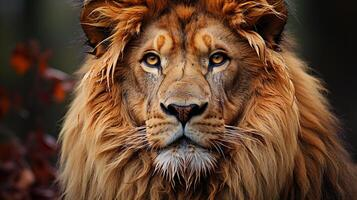
#> input picture images/lion.jpg, 357 x 200 px
$ jupyter execute Thresholding.ipynb
#> lines starting #> are read from the running program, lines starting #| are printed output that depends on the picture; after the words box and inside, x2 and y2 are one past the last pixel; in counts of white or black regions, pixels touching at a corner belong together
[cell 1]
import cv2 as cv

[cell 2]
# simple thresholding
img = cv.imread("images/lion.jpg")
#> img is the input picture: shape (200, 357, 3); mean B, G, R 46.3, 67.3, 98
img = cv.cvtColor(img,cv.COLOR_BGR2GRAY)
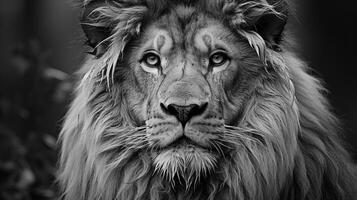
#> img: shape (200, 357); min 0, max 237, mean 74.1

ret, thresh1 = cv.threshold(img,127,255,cv.THRESH_BINARY)
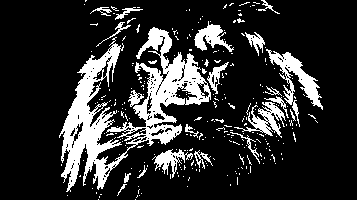
#> thresh1: shape (200, 357); 18% white; 271 white regions (248 under 20 px), largest, box (x1, y1, x2, y2) and area: (59, 27, 211, 192) 7844, (266, 49, 323, 127) 1118, (234, 102, 286, 138) 656
cv.imshow("Binary Thres",thresh1)

ret,thresh2 = cv.threshold(img,127,255,cv.THRESH_BINARY_INV)
cv.imshow("Binary Inverse",img)

ret,thresh3 = cv.threshold(img,127,255,cv.THRESH_TRUNC)
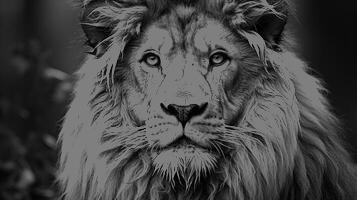
#> thresh3: shape (200, 357); min 0, max 127, mean 69.2
cv.imshow("Trunc",thresh3)

ret,thresh4 = cv.threshold(img,127,255,cv.THRESH_TOZERO)
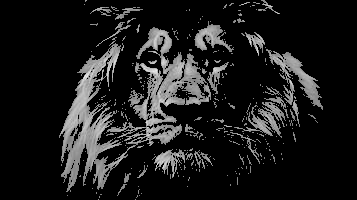
#> thresh4: shape (200, 357); min 0, max 237, mean 27.7
cv.imshow("ToZero",thresh4)

ret,thresh5 = cv.threshold(img,127,255,cv.THRESH_TOZERO_INV)
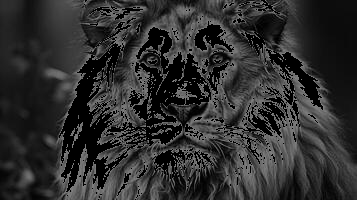
#> thresh5: shape (200, 357); min 0, max 127, mean 46.4
cv.imshow("ToZero Inverse",thresh5)

cv.imshow("Original",img)
cv.waitKey(0)

[cell 3]
# Adaptive Thresholding
img = cv.imread("images/lion.jpg")
img = cv.cvtColor(img,cv.COLOR_BGR2GRAY)

ret,th1 = cv.threshold(img,127,255,cv.THRESH_BINARY)
cv.imshow("Binary",th1)

th2 = cv.adaptiveThreshold(img,255,cv.ADAPTIVE_THRESH_MEAN_C,\
            cv.THRESH_BINARY,11,2)
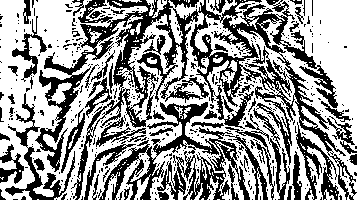
#> th2: shape (200, 357); 59.4% white; 452 black regions (394 under 20 px), largest, box (x1, y1, x2, y2) and area: (35, 0, 357, 200) 14105, (99, 102, 250, 200) 4411, (5, 93, 75, 200) 1208
cv.imshow("Mean C",th2)

th3 = cv.adaptiveThreshold(img,255,cv.ADAPTIVE_THRESH_GAUSSIAN_C,\
            cv.THRESH_BINARY,11,2)
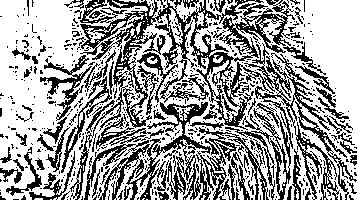
#> th3: shape (200, 357); 62.8% white; black in thin lines or dots
cv.imshow("Gussian C",th3)


cv.imshow("Original",img)
cv.waitKey(0)

[cell 4]
# Otsu's Binarization
img = cv.imread("images/lion.jpg")
img = cv.cvtColor(img,cv.COLOR_BGR2GRAY)


ret1,th1 = cv.threshold(img,127,255,cv.THRESH_BINARY)
cv.imshow("Binary",th1)

ret2,th2 = cv.threshold(img,0,255,cv.THRESH_BINARY+cv.THRESH_OTSU)
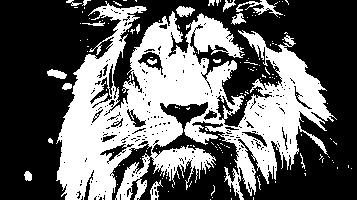
#> th2: shape (200, 357); 39% white; 151 white regions (133 under 20 px), largest, box (x1, y1, x2, y2) and area: (56, 1, 337, 200) 26350, (236, 0, 283, 17) 240, (176, 6, 195, 17) 137
#> ret2 = 83
cv.imshow("Binary + OSTU",th2)

blur = cv.GaussianBlur(img,(5,5),0)
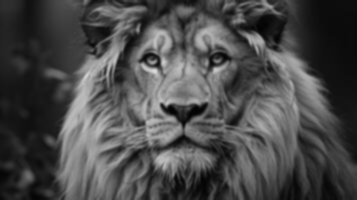
#> blur: shape (200, 357); min 3, max 219, mean 74.1
ret3, th3 = cv.threshold(img,0,255,cv.THRESH_BINARY+cv.THRESH_OTSU)
#> ret3 = 83
cv.imshow("GussainBlur + Binary + OSTU",th3)


cv.imshow("Original",img)
cv.waitKey(0)

$ run again, with images/bridge.jpeg copied over images/lion.jpg
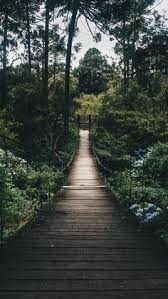
#> input picture images/bridge.jpeg, 168 x 299 px
#> img is the input picture: shape (299, 168, 3); mean B, G, R 63.4, 67.5, 62
#> img: shape (299, 168)
#> `ret, thresh1 = cv.threshold(img,127,255,cv.THRESH_BINARY)`:
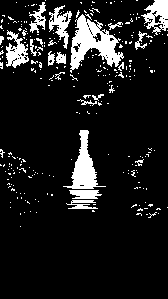
#> thresh1: shape (299, 168); 11.4% white; 275 white regions (253 under 20 px), largest, box (x1, y1, x2, y2) and area: (70, 14, 124, 73) 1421, (63, 130, 106, 189) 902, (141, 0, 168, 35) 517
#> th3: shape (299, 168); 55.3% white; black in thin lines or dots
#> ret2 = 108
#> `blur = cv.GaussianBlur(img,(5,5),0)`:
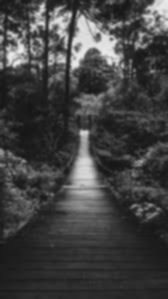
#> blur: shape (299, 168); min 21, max 234, mean 65.4

$ run again, with images/forest.jpeg copied over images/lion.jpg
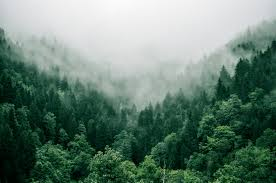
#> input picture images/forest.jpeg, 276 x 183 px
#> img is the input picture: shape (183, 276, 3); mean B, G, R 113.6, 126.5, 102
#> img: shape (183, 276)
#> `ret, thresh1 = cv.threshold(img,127,255,cv.THRESH_BINARY)`:
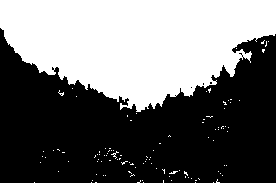
#> thresh1: shape (183, 276); 43% white; 109 white regions (108 under 20 px), largest, box (x1, y1, x2, y2) and area: (0, 0, 276, 112) 21451
#> th3: shape (183, 276); 67.2% white; black in thin lines or dots
#> ret2 = 128
#> `blur = cv.GaussianBlur(img,(5,5),0)`:
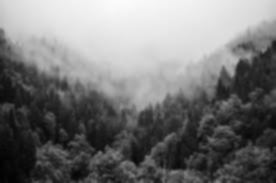
#> blur: shape (183, 276); min 2, max 251, mean 117.7
